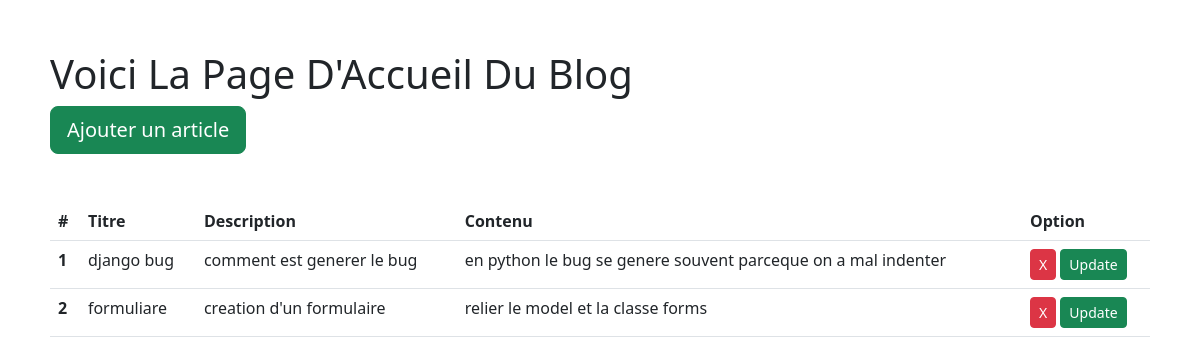
Before: /accueil/ with the older database file.
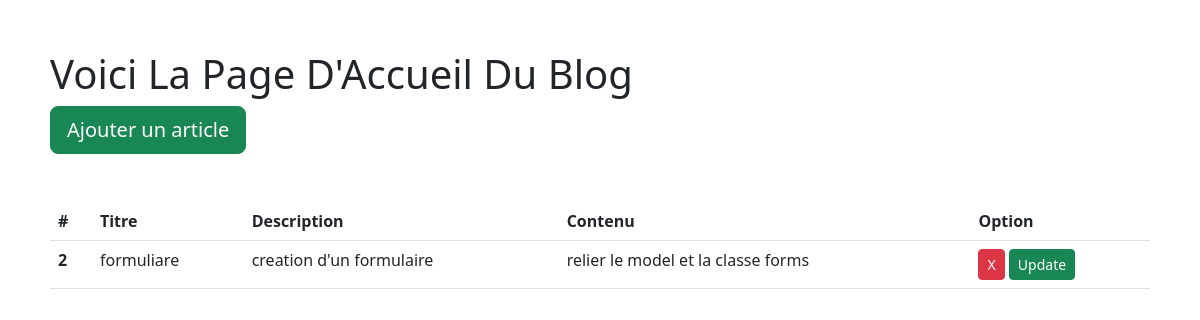
After: the same page with the newer database file.
### blog/models.py (models this page shows, shortened)
class Article(models.Model):
    title = models.fields.CharField(max_length=100)
    description = models.fields.CharField(max_length=200)
    content = models.fields.TextField(blank=True)
    is_active = models.BooleanField(default=True, null=True)
    created_at = models.DateTimeField(auto_now_add=True, null=True)
    updated_at = models.DateTimeField(auto_now=True, null=True)
    class Meta:
        verbose_name = 'Article'
        verbose_name_plural = 'Les articles'

### blog/views.py (the view)
# urls.py: path('accueil/',views.index,name='accueil'),
def index(request):
    Articles = Article.objects.all()
    return render(request,'blog/index.html', {'Articles': Articles})

### myDjangoBlog/context_processors.py (called while the page is built)
def get_all_articles(request):
    articles = Article.objects.all()
    return {
        'articles':  articles
    }

### blog/templates/blog/index.html (shortened to what this page needs)
 {% extends 'blog/layouts/base.html' %}
 {% block content %}
 <h1> {{ "voici la page d'accueil du blog"|title }} </h1>
 <a href="{% url 'blog:add' %}" class="btn btn-success btn-lg">Ajouter un article</a>
   {% if articles %}
   <table class="table table-hover mt-5">
      <thead class="thead-dark">
        <tr>
          <th scope="col">#</th>
          <th scope="col">Titre</th>
          <th scope="col">Description</th>
          <th scope="col">Contenu</th>
          <th scope="col">Option</th>
        </tr>
      </thead>
      <tbody>
         {% for article in articles %}
        <tr>
          <th scope="row">{{article.id}}</th>
          <td>{{article.title}}</td>
          <td>{{article.description}}</td>
          <td>{{article.content}}</td>
          <td>
            <a href="{% url 'blog:delete' article.id %}" class="btn btn-sm btn-danger">X</a>
            <a href="{% url 'blog:update' article.id %}" class="btn btn-sm btn-success">Update</a>
         </td>
        </tr>
        {% endfor %}
      </tbody>
    </table>
   {% endif %}
 {% endblock %}

Changed rows visible on the page:
removed Article: id "1", title "django bug", description "comment est generer le bug", content "en python le bug se genere souvent parceque on a mal indenter"
